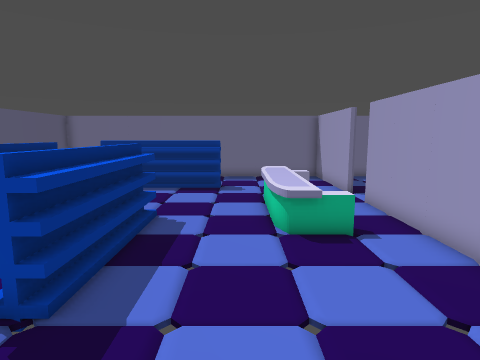
View 1 (above)

17 first-person views from a walk through a level from a Godot 3-D game. The camera is 1.3 m above the floor, tilts 8° down and sees 75° across. The floor is counted in squares, 0.5 m on a side. Each view is taken from the middle of a square. On the plan, view 1 faces up. The plan holds only what a view shows up to about 20 squares ahead; the rest is blank. The place goes on beyond the plan. Surface patterns are stand-ins for the level's own textures.

View 2
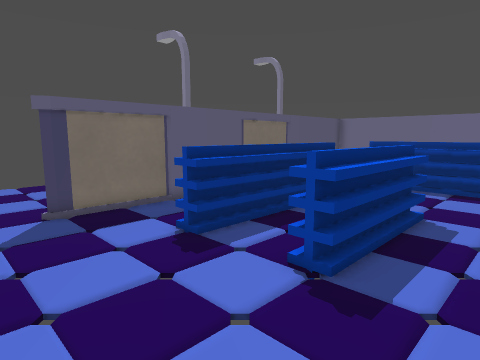

View 3
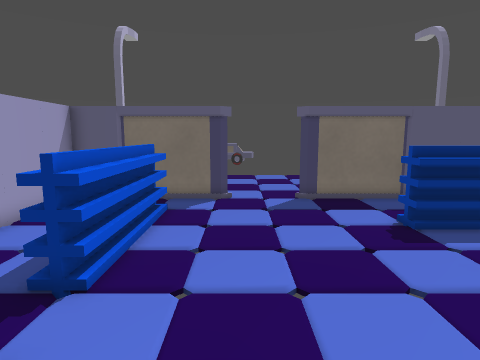

View 4
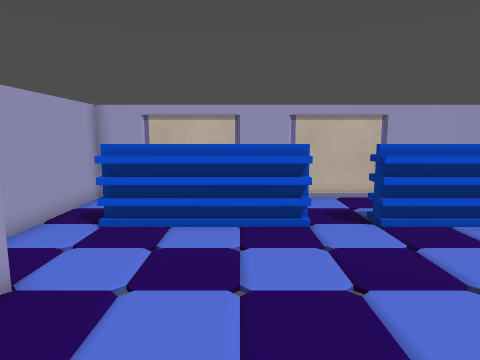

View 5
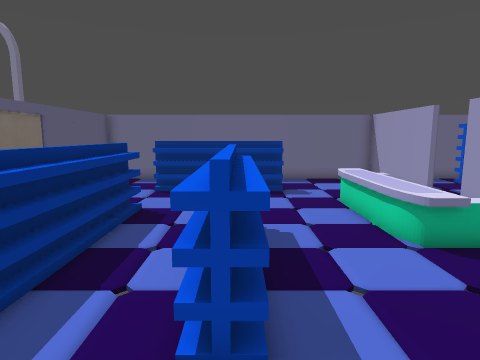

View 6
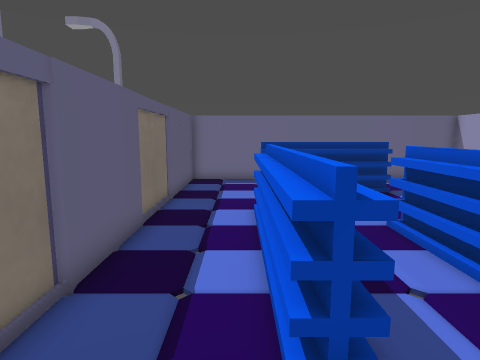

View 7
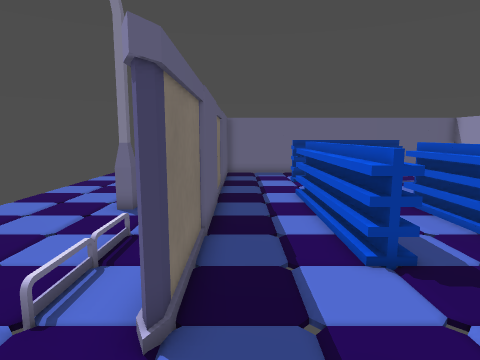

View 8
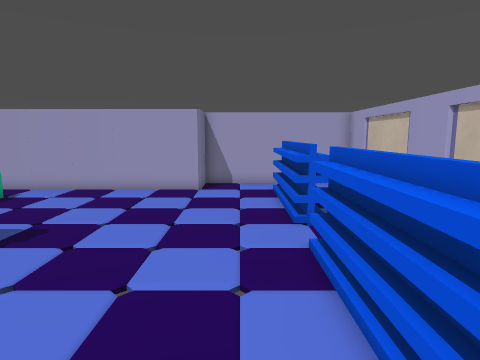

View 9
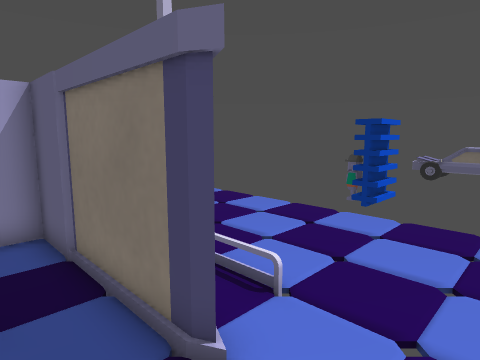

View 10
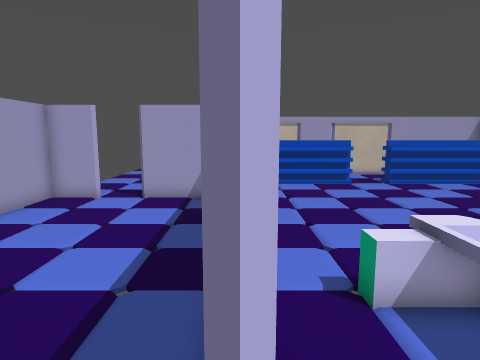

View 11
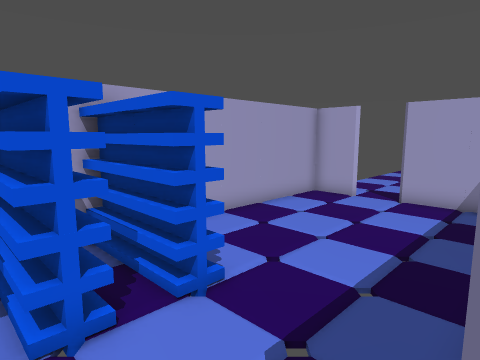

View 12
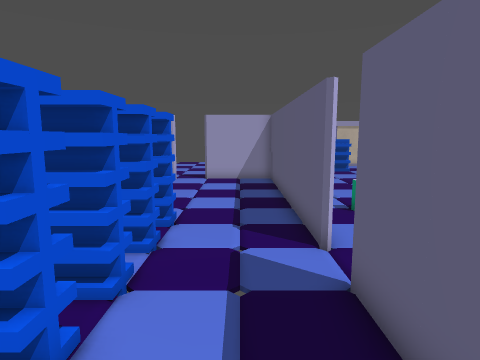

View 13
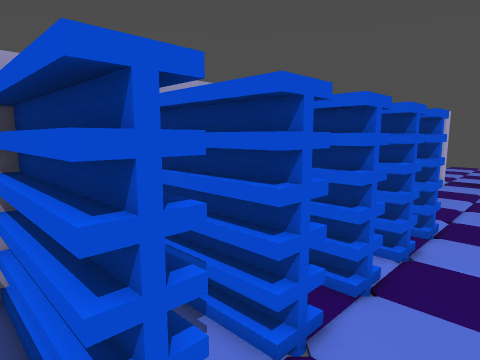

View 14
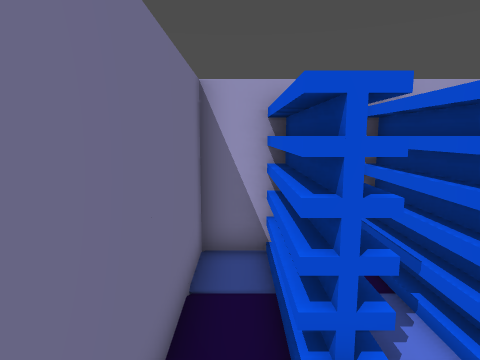

View 15
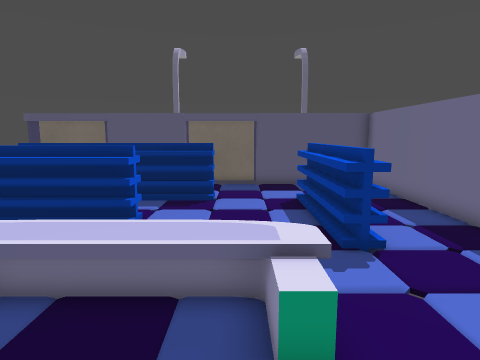

View 16
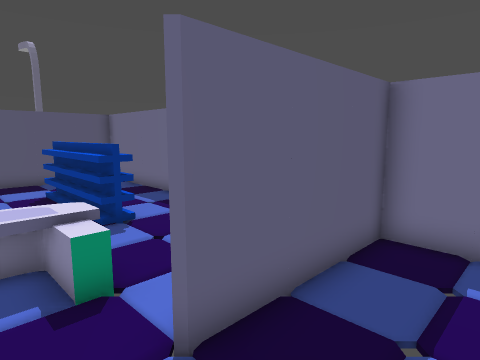

View 17
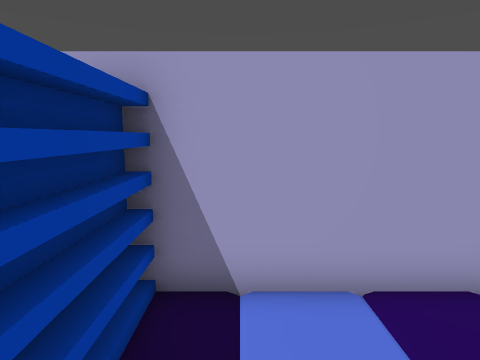

### Floor plan
Key: @ floor where view 1 was taken; # wall or solid block; . main floor; : floor 0.5 m higher than the main floor; = window, fence, low wall or low ledge; ^ raised ledge; O other object.
Columns run from 18 left of view 1 to 13 right of it. Each row starts with its distance up from view 1.
 20        #########################
 19        #...............#.......#
 18        #............. .#...#####
 17        #....   ...... .#...##
 16 ..     #...^^^^^^^.....#...#
 15 ..     #...............#...#
 14 ..     #...........==O.#...#
 13 ...    #...........::......#
 12 ...    #...^.......::..#...#
 11 ...    #...^.......::..#...#
 10 ...    #...^...^...::..#...##
  9 ....#  #...^..^^...::..#...#####
  8 ... .  #...^..^^...:::.#.......#
  7  ..... #...^..^^.......#.......#
  6  ..... #...^..^^.......#.......#
  5   .....#...^..^^.......#.......#
  4    ....#...^...^.......#.......#
  3 .......#...............#.......#
  2 .......#...............#.......#
  1 .......................#.......#
  0 ..................@....#####.###
 -1 .........................#  ..
 -2 .......#.................#  ...
 -3 .......#.................#  ...
 -4 ...... #.^^^^^^^.^^^^^^^.#  ...
 -5 .....  #.     ......   ..#  ...
 -6 ...    #.   .....       .#   ..
 -7 ...    #.  ......        #
 -8 ..     ###################
 -9 ..

Where each view was taken, in squares from view 1:
view 1: 0 up, 0 right, facing up
view 2: 1 down, 0 right, facing up-left
view 3: 1 down, 2 right, facing left
view 4: 5 up, 1 right, facing down
view 5: 1 up, 3 left, facing up
view 6: 1 up, 8 left, facing up
view 7: 2 down, 10 left, facing up
view 8: 2 down, 10 left, facing right
view 9: 1 up, 9 left, facing down-left
view 10: 13 up, 5 right, facing down
view 11: 13 up, 5 right, facing down-right
view 12: 19 up, 7 right, facing down
view 13: 19 up, 7 right, facing down-right
view 14: 19 up, 6 right, facing right
view 15: 13 up, 6 right, facing left
view 16: 12 up, 8 right, facing up-left
view 17: 8 up, 8 right, facing right
